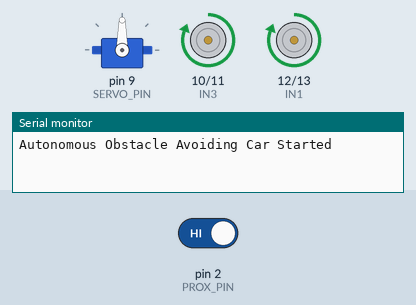
Simulated run of this sketch. Board: Arduino Uno, built with avr-gcc and run on an emulated ATmega328P. Parts: servo, motor-driver pin pairs drawn as motors (green arrow = first pin HIGH = forward, orange = second pin HIGH = backward, longer = more drive), the last lines printed to the serial monitor. The test bench sets the inputs (shaded band); at power-on: pin 2 (PROX_PIN) HIGH.

Above: at 2.2 s.
2.3 s: pin 2 (PROX_PIN) driven LOW
At 3.5 s:
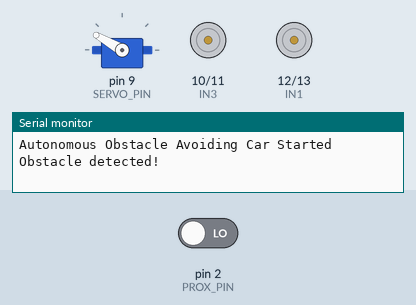
At 4.7 s:
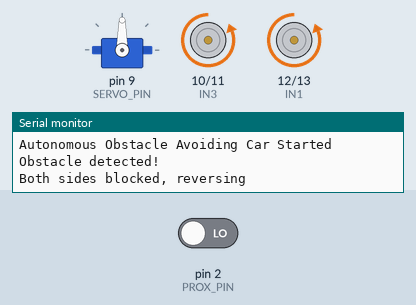
5.3 s: pin 2 (PROX_PIN) driven HIGH
At 7.4 s:
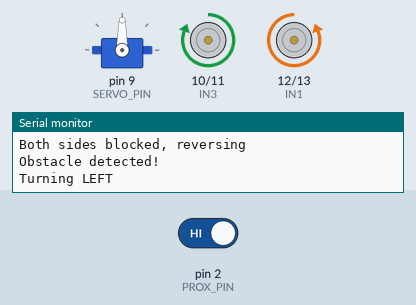
Timing chart, 0 to 9.2 s (numbered marks = the images above; inputs shaded):
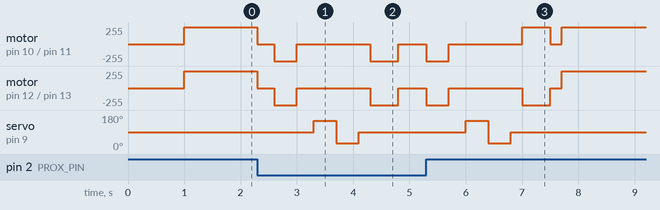

The sketch:

obstacle_cyber_dog.ino
```cpp
#include <Servo.h>

// ===== Motor Pins (L298N) =====
#define IN1 12
#define IN2 13
#define IN3 10
#define IN4 11

// ===== Sensors & Servo =====
#define PROX_PIN 2     // IR proximity sensor OUT
#define SERVO_PIN 9

Servo scanServo;

// ===== Motor Functions =====
void stopMotors() {
  digitalWrite(IN1, LOW); digitalWrite(IN2, LOW);
  digitalWrite(IN3, LOW); digitalWrite(IN4, LOW);
}

void moveForward() {
  digitalWrite(IN1, HIGH); digitalWrite(IN2, LOW);
  digitalWrite(IN3, HIGH); digitalWrite(IN4, LOW);
}

void moveBackward() {
  digitalWrite(IN1, LOW); digitalWrite(IN2, HIGH);
  digitalWrite(IN3, LOW); digitalWrite(IN4, HIGH);
}

void turnLeft() {
  digitalWrite(IN1, LOW); digitalWrite(IN2, HIGH);
  digitalWrite(IN3, HIGH); digitalWrite(IN4, LOW);
}

void turnRight() {
  digitalWrite(IN1, HIGH); digitalWrite(IN2, LOW);
  digitalWrite(IN3, LOW); digitalWrite(IN4, HIGH);
}

// ===== Obstacle Detection =====
bool obstacleDetected() {
  return digitalRead(PROX_PIN) == LOW;  // LOW = obstacle
}

void setup() {
  Serial.begin(9600);

  pinMode(IN1, OUTPUT);
  pinMode(IN2, OUTPUT);
  pinMode(IN3, OUTPUT);
  pinMode(IN4, OUTPUT);

  pinMode(PROX_PIN, INPUT);

  scanServo.attach(SERVO_PIN);
  scanServo.write(90); // center position

  stopMotors();
  delay(1000);

  Serial.println("Autonomous Obstacle Avoiding Car Started");
}

void loop() {

  // Move forward continuously
  moveForward();

  // Check for obstacle
  if (obstacleDetected()) {

    Serial.println("Obstacle detected!");

    // Stop
    stopMotors();
    delay(300);

    // Move back a little
    moveBackward();
    delay(400);

    stopMotors();
    delay(300);

    // Scan LEFT
    scanServo.write(150);
    delay(400);
    bool leftBlocked = obstacleDetected();

    // Scan RIGHT
    scanServo.write(30);
    delay(400);
    bool rightBlocked = obstacleDetected();

    // Center servo again
    scanServo.write(90);
    delay(200);

    // Decide direction
    if (!leftBlocked) {
      Serial.println("Turning LEFT");
      turnLeft();
      delay(500);
    }
    else if (!rightBlocked) {
      Serial.println("Turning RIGHT");
      turnRight();
      delay(500);
    }
    else {
      Serial.println("Both sides blocked, reversing");
      moveBackward();
      delay(500);
    }

    stopMotors();
    delay(200);
  }
}
```

Measured:
- after the input at 2.3 s, motor on pin 10 (IN3) / pin 11 (IN4), motor on pin 12 (IN1) / pin 13 (IN2): goes stopped 0.30 s, backward 255/255 0.40 s, stopped 1.3 s, backward 255/255 0.50 s, then stopped, starting at once; servo on pin 9 (SERVO_PIN): 90° → 150° after 1.0 s, → 30° 0.40 s later, → 90° 0.40 s later
- after the input at 5.3 s, servo on pin 9 (SERVO_PIN): goes on until 6.8 s, then stays 90°
